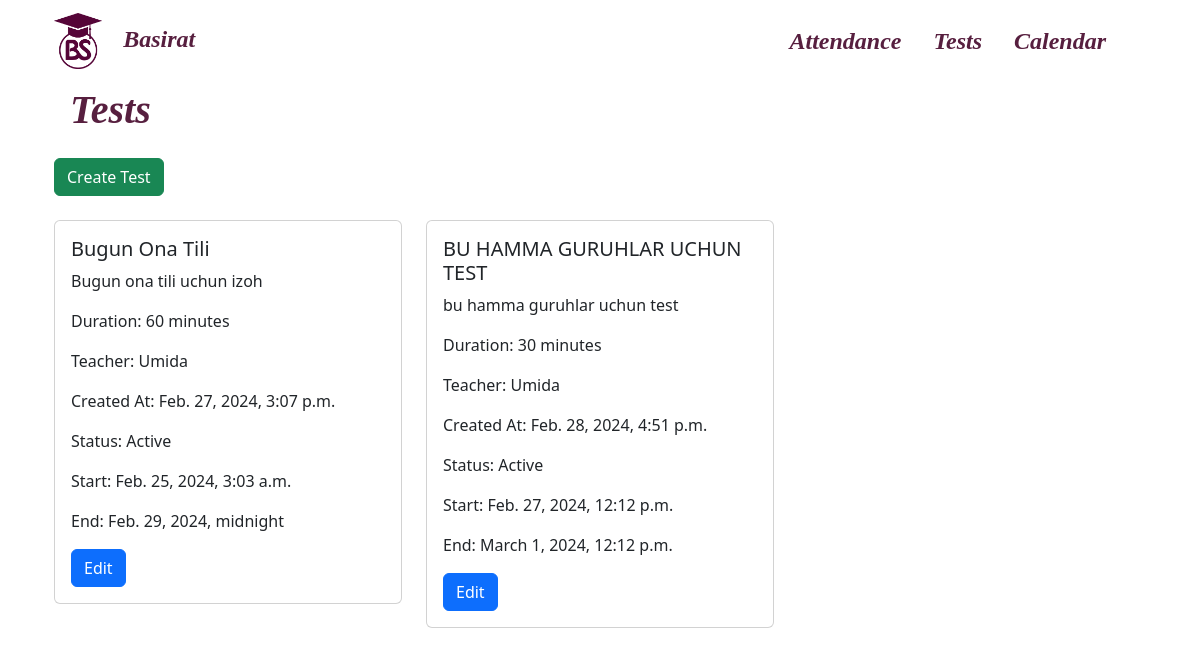
Page /tests/ (signed in) on the committed database.
### tests/models.py (models this page shows)
class Test(models.Model):
    title = models.CharField(max_length=100)
    description = models.TextField()
    duration_minutes = models.IntegerField(default=60)
    teacher = models.ForeignKey(User, on_delete=models.CASCADE)
    created_at = models.DateTimeField(auto_now_add=True)
    is_active = models.BooleanField(default=True)
    groups = models.ManyToManyField(Group, related_name='tests')
    start_date = models.DateTimeField()
    end_date = models.DateTimeField()

### tests/views.py (the view)
# urls.py: path('', views.test_list, name='test_list'),
@login_required(login_url='authentication:login')
def test_list(request):
    is_admin = request.user.is_staff
    if is_admin:
        tests = Test.objects.all()
    else:
        tests = Test.objects.filter(groups__in=request.user.student.group)
    context = {
        'is_admin': is_admin,
        'tests': tests
    }
    return render(request, 'tests/test_list.html', context)

### tests/templates/tests/test_list.html (shortened to what this page needs)
{% extends 'base.html' %}
{% block content %}
<div class="container">
  <h1 class="mt-1 mb-4 main_color brand_name">Tests</h1>
  {% if request.user.is_staff %}
  <div class="mb-4">
    <a href="{% url 'tests:create_test_page' %}" class="btn btn-success">Create Test</a>
  </div>
  {% endif %}
  <div class="row">
    {% for test in tests %}
    <div class="col-md-4 mb-4">
      <div class="card">
        <div class="card-body">
          <h5 class="card-title">{{ test.title }}</h5>
          <p class="card-text">{{ test.description }}</p>
          <p class="card-text">Duration: {{ test.duration_minutes }} minutes</p>
          <p class="card-text">Teacher: {{ test.teacher.username }}</p>
            {% if is_admin %}
                <p class="card-text">Created At: {{ test.created_at }}</p>
            {% endif %}
          <p class="card-text">Status: {% if test.is_active %}Active{% else %}Inactive{% endif %}</p>
          <p class="card-text">Start: {{ test.start_date }}</p>
          <p class="card-text">End: {{ test.end_date }}</p>
            {% if is_admin %}
                <a href="{% url 'tests:edit_test_page' test.id %}" class="btn btn-primary">Edit</a>
            {% else %}
                <a href="#" class="btn btn-primary">Start Test</a>
            {% endif %}
        </div>
      </div>
    </div>
    {% endfor %}
  </div>
</div>
{% endblock %}

### main/templates/base.html (shortened to what this page needs)
{% load static %}
<!DOCTYPE html>
<html lang="en">
<head>
    <link href="https://cdn.jsdelivr.net/npm/bootstrap@5.3.2/dist/css/bootstrap.min.css" rel="stylesheet"
>
    <link rel="stylesheet" href="{% static 'css/home.css' %}">
    <link rel="stylesheet" href="{% static 'css/main.css' %}">
</head>
<body>
<div class="container">
    <header class="navbar navbar-expand-lg navbar-light">
        <div class="container d-flex flex-wrap justify-content-between ">
            <a class="navbar-brand" href="{% url 'main:home' %}">
                <img src="{% static 'logo/light.png' %}" alt="Basirat" width="48" class="mr-2">
                <span class="brand_name fs-4">Basirat</span>
            </a>
            <div class="collapse navbar-collapse justify-content-end" id="navbarNav">
                <ul class="navbar-nav">
                    <li class="nav-item">
                        <a class="nav-link main_color links" href="{% if request.user.is_staff %}{% url 'attendance:teacher_attendance_page' %}{% else %}{% url 'attendance:student_attendance_page' %}{% endif %} ">Attendance</a>
                    </li>
                    <li class="nav-item">
                        <a class="nav-link main_color links" href="{% url 'tests:test_list' %}">Tests</a>
                    </li>
                    <li class="nav-item">
                        <a class="nav-link main_color links" href="#">Calendar</a>
                    </li>
                    <li class="nav-item">
                        <a class="nav-link main_color links disabled" href="" disabled>{{ the_student.username }}</a>
                    </li>
                </ul>
            </div>
        </div>
    </header>
    {% block content %}{% endblock %}
</div>
</body>
</html>

### main/static/css/home.css (style rules this page uses)
.brand_name { color: #571F3F; font-weight: 700; font-family: serif; margin-left: 1rem; font-style: italic; }
.main_color { color: #571F3F; }
.links { font-size: 1.5rem; font-weight: 700; font-family: serif; margin-left: 1rem; font-style: italic; }

### rows in the picture
Test: title "Bugun Ona Tili", description "Bugun ona tili uchun izoh", duration_minutes "60", teacher.username "Umida", created_at "Feb. 27, 2024, 3:07 p.m.", is_active "Active", start_date "Feb. 25, 2024, 3:03 a.m.", end_date "Feb. 29, 2024, midnight"
Test: title "BU HAMMA GURUHLAR UCHUN TEST", description "bu hamma guruhlar uchun test", duration_minutes "30", teacher.username "Umida", created_at "Feb. 28, 2024, 4:51 p.m.", is_active "Active", start_date "Feb. 27, 2024, 12:12 p.m.", end_date "March 1, 2024, 12:12 p.m."
